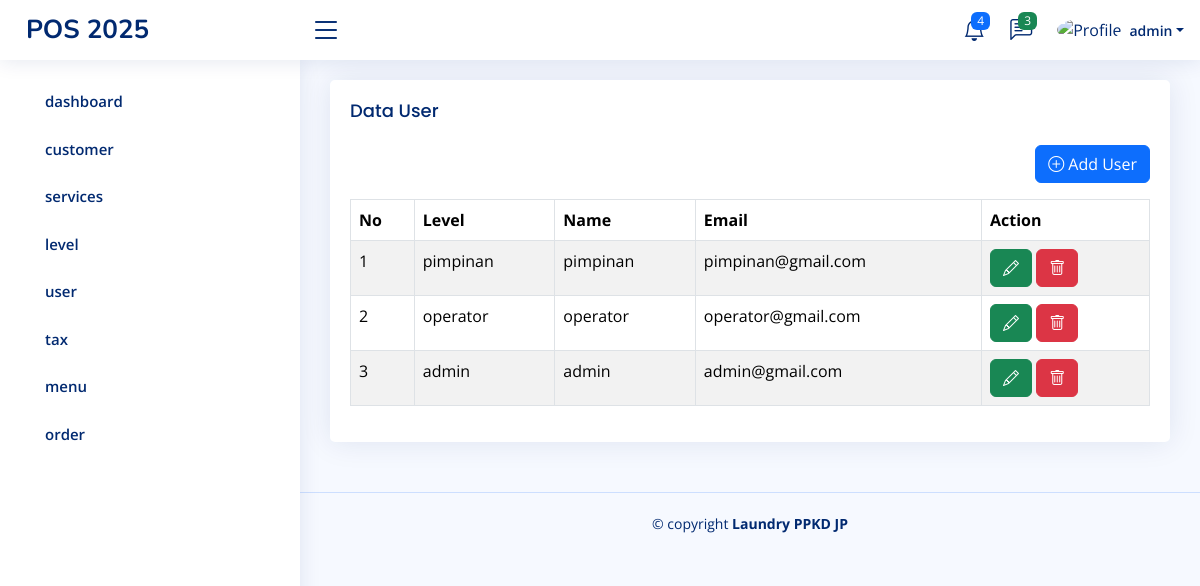
The app's page /home.php?page=app/users (signed in) with its own data.
### tables this page shows
CREATE TABLE `role_menus` (
  `id` int(11) NOT NULL,
  `id_level` varchar(50) NOT NULL,
  `id_menu` varchar(50) NOT NULL,
  `created_at` timestamp NOT NULL DEFAULT current_timestamp(),
  `updated_at` timestamp NULL DEFAULT NULL ON UPDATE current_timestamp()
);

CREATE TABLE `menus` (
  `id` int(11) NOT NULL,
  `name` varchar(50) NOT NULL,
  `icon` varchar(50) NOT NULL,
  `created_at` timestamp NOT NULL DEFAULT current_timestamp(),
  `updated_at` timestamp NULL DEFAULT NULL ON UPDATE current_timestamp(),
  `link` varchar(50) NOT NULL,
  `order` int(11) NOT NULL
);

CREATE TABLE `users` (
  `id` int(11) NOT NULL,
  `id_level` int(11) NOT NULL,
  `name` varchar(100) NOT NULL,
  `email` varchar(100) NOT NULL,
  `password` varchar(100) NOT NULL,
  `created_at` timestamp NOT NULL DEFAULT current_timestamp(),
  `updated_at` timestamp NULL DEFAULT NULL ON UPDATE current_timestamp()
);

CREATE TABLE `levels` (
  `id` int(11) NOT NULL,
  `level_name` varchar(50) NOT NULL,
  `created_at` timestamp NOT NULL DEFAULT current_timestamp(),
  `updated_at` timestamp NULL DEFAULT NULL ON UPDATE current_timestamp()
);

### pages/app/users.php (the view, shortened to what this page needs)
<?php
$query = mysqli_query($config, "SELECT l.level_name as level_name, u.* FROM users u LEFT JOIN levels l ON l.id = u.id_level ORDER BY u.id DESC");
$users = mysqli_fetch_all($query, MYSQLI_ASSOC);
?>
<div class="row">
    <div class="col-sm-12">
        <div class="card">
            <div class="card-body">
                <h3 class="card-title">Data User</h3>
                <div class="mb-3" align="right">
                    <a class="btn btn-primary" href="?page=add/tambah-users"><i class="bi bi-plus-circle"></i> Add User</a>
                </div>
                <table class="table table-bordered table-striped datatable">
                    <thead>
                        <tr>
                            <th>No</th>
                            <th>Level </th>
                            <th>Name </th>
                            <th>Email</th>
                            <th>Action</th>
                        </tr>
                    </thead>
                    <tbody>
                        <?php
                        foreach ($users as $key => $value) { ?>
                            <tr>
                                <td><?php echo $key += 1 ?></td>
                                <td><?php echo $value['level_name'] ?></td>
                                <td><?php echo $value['name'] ?></td>
                                <td><?php echo $value['email'] ?></td>
                                <td>
                                    <a class="btn btn-success" href="?page=add/tambah-users&&edit=<?php echo $value['id'] ?>">
                                        <i class="bi bi-pencil"></i>
                                    </a>
                                    <a class="btn btn-danger" onclick="return confirm('Apakah anda yakin akan menghapus data ini?')" href="?page=app/users&&delete=<?php echo $value['id'] ?>">
                                        <i class="bi bi-trash"></i>
                                    </a>
                                </td>
                            </tr>
                        <?php } ?>
                    </tbody>
                </table>
            </div>
        </div>
    </div>
</div>

### inc/sidebar.php (shortened to what this page needs)
<?php
$level_id = $_SESSION['ID_LEVEL'] ?? '';
$queryLevelMenu = mysqli_query($config, "SELECT * FROM menus JOIN role_menus ON menus.id = role_menus.id_menu WHERE id_level ='$level_id' ORDER BY `order` ASC");
$rowLevelMenus = mysqli_fetch_all($queryLevelMenu, MYSQLI_ASSOC);
?>
<aside id="sidebar" class="sidebar">
    <ul class="sidebar-nav" id="sidebar-nav">
        <?php foreach ($rowLevelMenus as $rowLevelMenu): ?>
            <li class="nav-item">
                <a class="nav-link collapsed" href="?page=<?php echo $rowLevelMenu['link'] ?>">
                    <span><?php echo $rowLevelMenu['name'] ?></span>
                </a>
            </li>
        <?php endforeach ?>
    </ul>
</aside>

### assets/css/style.css (style rules this page uses)
:root { scroll-behavior: smooth; }
body { font-family: "Open Sans", sans-serif; background: #f6f9ff; color: #444444; }
a { color: #4154f1; text-decoration: none; }
h1, h2, h3, h4, h5, h6 { font-family: "Nunito", sans-serif; }
.card { margin-bottom: 30px; border: none; border-radius: 5px; box-shadow: 0px 0 30px rgba(1, 41, 112, 0.1); }
.card-title { padding: 20px 0 15px 0; font-size: 18px; font-weight: 500; color: #012970; font-family: "Poppins", sans-serif; }
.card-body { padding: 0 20px 20px 20px; }
.sidebar { position: fixed; top: 60px; left: 0; bottom: 0; width: 300px; z-index: 996; transition: all 0.3s; padding: 20px; overflow-y: auto; scrollbar-width: thin; scrollbar-color: #aab7cf transparent; box-shadow: 0px 0px 20px rgba(1, 41, 112, 0.1); background-color: #fff; }
.sidebar-nav { padding: 0; margin: 0; list-style: none; }
.sidebar-nav li { padding: 0; margin: 0; list-style: none; }
.sidebar-nav .nav-item { margin-bottom: 5px; }
.sidebar-nav .nav-link { display: flex; align-items: center; font-size: 15px; font-weight: 600; color: #4154f1; transition: 0.3; background: #f6f9ff; padding: 10px 15px; border-radius: 4px; }
.sidebar-nav .nav-link.collapsed { color: #012970; background: #fff; }

### records on screen
role_menus: id_menu.name "dashboard"
role_menus: id_menu.name "customer"
role_menus: id_menu.name "services"
role_menus: id_menu.name "level"
role_menus: id_menu.name "user"
role_menus: id_menu.name "tax"
role_menus: id_menu.name "menu"
role_menus: id_menu.name "order"
users: key "1", id_level.level_name "pimpinan", name "pimpinan", email "pimpinan@gmail.com"
users: key "2", id_level.level_name "operator", name "operator", email "operator@gmail.com"
users: key "3", id_level.level_name "admin", name "admin", email "admin@gmail.com"

### other values on screen
$_SESSION['NAME'] "admin"
